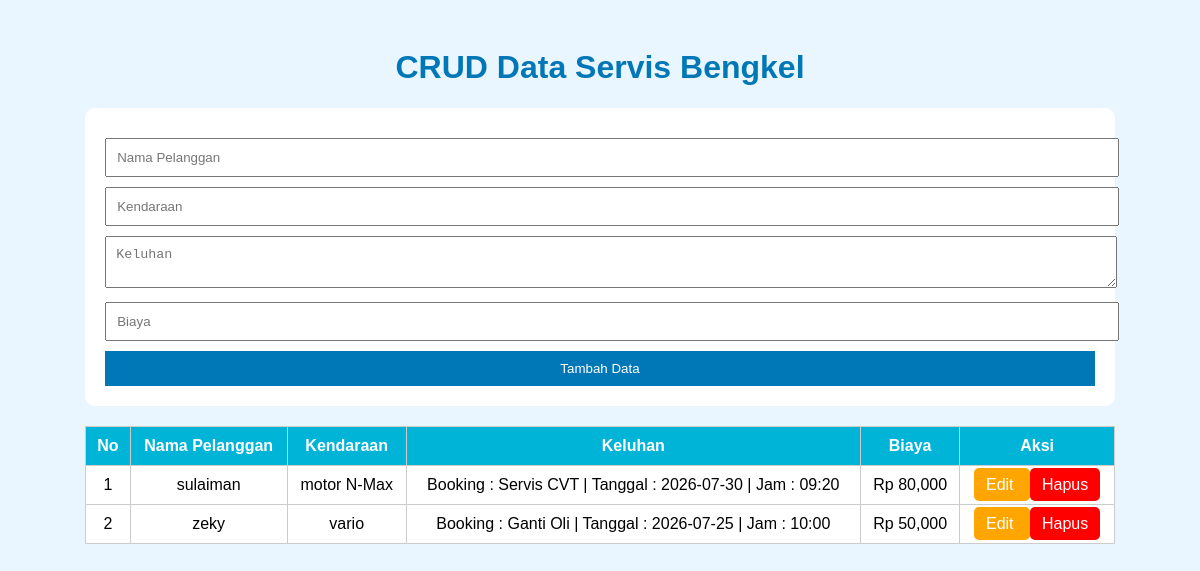
The app's page /tugas_web.php with its own data.
### tables this page shows
CREATE TABLE `servis` (
  `id` int(11) NOT NULL,
  `nama_pelanggan` varchar(100) DEFAULT NULL,
  `kendaraan` varchar(100) DEFAULT NULL,
  `keluhan` text DEFAULT NULL,
  `biaya` int(11) DEFAULT NULL,
  `status` varchar(20) DEFAULT 'Booking'
);

### tugas_web.php (the view, shortened to what this page needs)
<?php
$conn = mysqli_connect("localhost", "root", "", "bengkel_db");
?>
<!DOCTYPE html>
<html>
<head>
</head>
<body>
<div class="container">
<h1>CRUD Data Servis Bengkel</h1>
<?php
if(isset($_GET['edit'])){
    $id = $_GET['edit'];
    $edit = mysqli_query($conn, "SELECT * FROM servis WHERE id='$id'");
    $e = mysqli_fetch_array($edit);
?>
<form method="POST">
    <input type="hidden" name="id" value="<?php echo $e['id']; ?>">
    <input type="text" name="nama"
    value="<?php echo $e['nama_pelanggan']; ?>"
    placeholder="Nama Pelanggan" required>
    <input type="text" name="kendaraan"
    value="<?php echo $e['kendaraan']; ?>"
    placeholder="Kendaraan" required>
    <textarea name="keluhan" placeholder="Keluhan" required><?php echo $e['keluhan']; ?></textarea>
    <input type="number" name="biaya"
    value="<?php echo $e['biaya']; ?>"
    placeholder="Biaya" required>
    <button type="submit" name="update">
        Update Data
    </button>
</form>
<?php } else { ?>
<form method="POST">
    <input type="text" name="nama"
    placeholder="Nama Pelanggan" required>
    <input type="text" name="kendaraan"
    placeholder="Kendaraan" required>
    <textarea name="keluhan"
    placeholder="Keluhan" required></textarea>
    <input type="number" name="biaya"
    placeholder="Biaya" required>
    <button type="submit" name="tambah">
        Tambah Data
    </button>
</form>
<?php } ?>
<table>
<tr>
    <th>No</th>
    <th>Nama Pelanggan</th>
    <th>Kendaraan</th>
    <th>Keluhan</th>
    <th>Biaya</th>
    <th>Aksi</th>
</tr>
<?php
$no = 1;
$data = mysqli_query($conn, "SELECT * FROM servis");
while($d = mysqli_fetch_array($data)){
?>
<tr>
    <td><?php echo $no++; ?></td>
    <td><?php echo $d['nama_pelanggan']; ?></td>
    <td><?php echo $d['kendaraan']; ?></td>
    <td><?php echo $d['keluhan']; ?></td>
    <td>Rp <?php echo number_format($d['biaya']); ?></td>
    <td>
        <a class="edit"
        href="index.php?edit=<?php echo $d['id']; ?>">
        Edit
        </a>
        <a class="hapus"
        href="index.php?hapus=<?php echo $d['id']; ?>">
        Hapus
        </a>
    </td>
</tr>
<?php } ?>
</table>
</div>
</body>
</html>

### tugas_web.php (style rules this page uses)
body { font-family: Arial; background: #eaf6ff; padding: 20px; }
h1 { text-align: center; color: #0077b6; }
.container { width: 90%; margin: auto; }
form { background: white; padding: 20px; border-radius: 10px; margin-bottom: 20px; }
input, textarea { width: 100%; padding: 10px; margin-top: 10px; }
button { padding: 10px; margin-top: 10px; background: #0077b6; color: white; border: none; width: 100%; }
table { width: 100%; border-collapse: collapse; background: white; }
th, td { border: 1px solid #ccc; padding: 10px; text-align: center; }
th { background: #00b4d8; color: white; }
a { text-decoration: none; padding: 8px 12px; color: white; border-radius: 5px; }
.edit { background: orange; }
.hapus { background: red; }

### records on screen
servis: nama_pelanggan "sulaiman", kendaraan "motor N-Max", keluhan "Booking : Servis CVT | Tanggal : 2026-07-30 | Jam : 09:20", biaya "80,000"
servis: nama_pelanggan "zeky", kendaraan "vario", keluhan "Booking : Ganti Oli | Tanggal : 2026-07-25 | Jam : 10:00", biaya "50,000"
